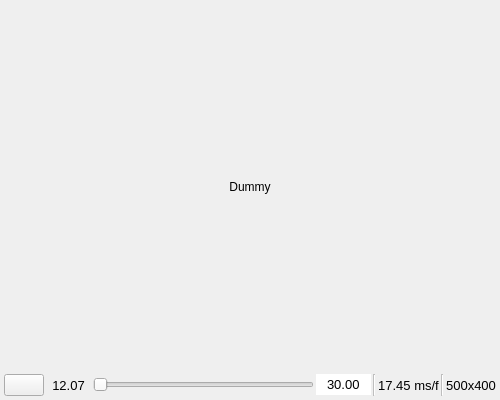
<?xml version="1.0" encoding="UTF-8"?>
<ui version="4.0">
 <class>MainWindow</class>
 <widget class="QMainWindow" name="MainWindow">
  <property name="geometry">
   <rect>
    <x>0</x>
    <y>0</y>
    <width>500</width>
    <height>400</height>
   </rect>
  </property>
  <property name="sizePolicy">
   <sizepolicy hsizetype="Preferred" vsizetype="Preferred">
    <horstretch>0</horstretch>
    <verstretch>0</verstretch>
   </sizepolicy>
  </property>
  <property name="windowTitle">
   <string>MainWindow</string>
  </property>
  <widget class="QWidget" name="centralwidget">
   <property name="sizePolicy">
    <sizepolicy hsizetype="Preferred" vsizetype="Preferred">
     <horstretch>1</horstretch>
     <verstretch>1</verstretch>
    </sizepolicy>
   </property>
   <layout class="QGridLayout" name="gridLayout_2">
    <property name="leftMargin">
     <number>0</number>
    </property>
    <property name="topMargin">
     <number>0</number>
    </property>
    <property name="rightMargin">
     <number>0</number>
    </property>
    <property name="bottomMargin">
     <number>0</number>
    </property>
    <property name="spacing">
     <number>0</number>
    </property>
    <item row="0" column="1">
     <layout class="QGridLayout" name="gridLayout_4" rowstretch="1,0">
      <property name="spacing">
       <number>0</number>
      </property>
      <item row="0" column="0">
       <layout class="QGridLayout" name="main_container">
        <property name="leftMargin">
         <number>4</number>
        </property>
        <property name="topMargin">
         <number>4</number>
        </property>
        <property name="rightMargin">
         <number>4</number>
        </property>
        <item row="0" column="0">
         <widget class="QLabel" name="dummy">
          <property name="text">
           <string>Dummy</string>
          </property>
          <property name="alignment">
           <set>Qt::AlignCenter</set>
          </property>
         </widget>
        </item>
       </layout>
      </item>
      <item row="1" column="0">
       <layout class="QHBoxLayout" name="sub_container" stretch="0,0,1,0,0,0,0,0">
        <property name="spacing">
         <number>2</number>
        </property>
        <property name="sizeConstraint">
         <enum>QLayout::SetNoConstraint</enum>
        </property>
        <property name="leftMargin">
         <number>4</number>
        </property>
        <property name="topMargin">
         <number>4</number>
        </property>
        <property name="rightMargin">
         <number>4</number>
        </property>
        <property name="bottomMargin">
         <number>4</number>
        </property>
        <item>
         <widget class="QPushButton" name="button">
          <property name="text">
           <string/>
          </property>
          <property name="icon">
           <iconset theme="media-playback-start-symbolic">
            <normaloff>.</normaloff>.</iconset>
          </property>
         </widget>
        </item>
        <item>
         <widget class="QLabel" name="label1">
          <property name="minimumSize">
           <size>
            <width>45</width>
            <height>0</height>
           </size>
          </property>
          <property name="maximumSize">
           <size>
            <width>45</width>
            <height>16777215</height>
           </size>
          </property>
          <property name="font">
           <font>
            <pointsize>10</pointsize>
           </font>
          </property>
          <property name="text">
           <string>12.07</string>
          </property>
          <property name="alignment">
           <set>Qt::AlignCenter</set>
          </property>
         </widget>
        </item>
        <item>
         <widget class="QSlider" name="slider">
          <property name="orientation">
           <enum>Qt::Horizontal</enum>
          </property>
         </widget>
        </item>
        <item>
         <widget class="QLineEdit" name="label2">
          <property name="sizePolicy">
           <sizepolicy hsizetype="Preferred" vsizetype="Fixed">
            <horstretch>0</horstretch>
            <verstretch>0</verstretch>
           </sizepolicy>
          </property>
          <property name="minimumSize">
           <size>
            <width>55</width>
            <height>0</height>
           </size>
          </property>
          <property name="maximumSize">
           <size>
            <width>55</width>
            <height>16777215</height>
           </size>
          </property>
          <property name="font">
           <font>
            <pointsize>10</pointsize>
           </font>
          </property>
          <property name="text">
           <string>30.00</string>
          </property>
          <property name="frame">
           <bool>false</bool>
          </property>
          <property name="alignment">
           <set>Qt::AlignCenter</set>
          </property>
         </widget>
        </item>
        <item>
         <widget class="Line" name="line1">
          <property name="enabled">
           <bool>false</bool>
          </property>
          <property name="orientation">
           <enum>Qt::Vertical</enum>
          </property>
         </widget>
        </item>
        <item>
         <widget class="QLabel" name="label3">
          <property name="font">
           <font>
            <pointsize>10</pointsize>
           </font>
          </property>
          <property name="text">
           <string>17.45 ms/f</string>
          </property>
          <property name="alignment">
           <set>Qt::AlignCenter</set>
          </property>
         </widget>
        </item>
        <item>
         <widget class="Line" name="line2">
          <property name="enabled">
           <bool>false</bool>
          </property>
          <property name="orientation">
           <enum>Qt::Vertical</enum>
          </property>
         </widget>
        </item>
        <item>
         <widget class="QLabel" name="label4">
          <property name="font">
           <font>
            <pointsize>10</pointsize>
           </font>
          </property>
          <property name="text">
           <string>500x400</string>
          </property>
          <property name="alignment">
           <set>Qt::AlignCenter</set>
          </property>
         </widget>
        </item>
       </layout>
      </item>
     </layout>
    </item>
   </layout>
  </widget>
 </widget>
 <resources/>
 <connections/>
</ui>
